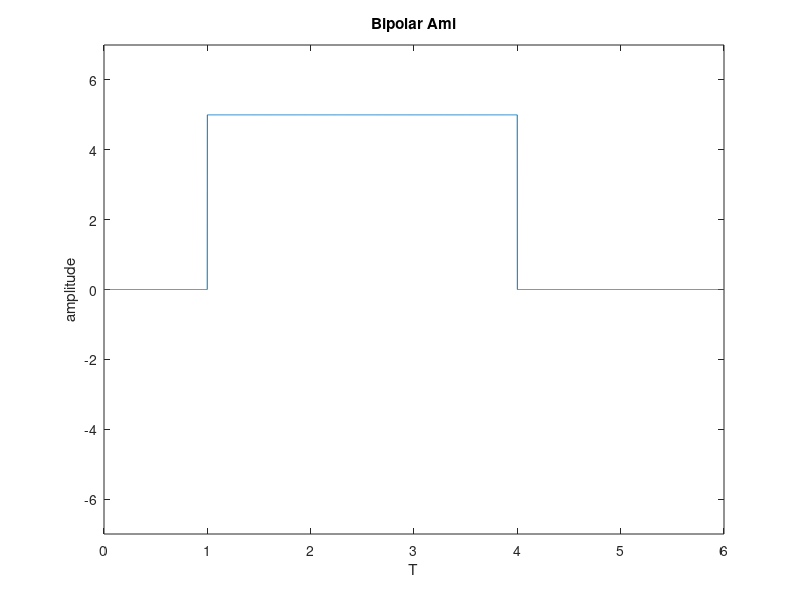

Write the MATLAB code that produced this figure.
clc;
clear all;
close all;

bits=[0 1 0 0 1 0];
volt=5;
bitrate=1;
len=length(bits);
n=1000;
totoll=n*len;
dt=1/n;
t=0:dt:len;
x=zeros(1,length(t));
tmp=0;
lastbit=-volt;
for i=1:len
    if bits(i)==1 
        if  tmp~=0
           x((i-1)*n+1:i*n)=0;
           tmp=0;
        else
           x((i-1)*n+1:i*n)=-lastbit;
           lastbit=-lastbit;
           tmp=lastbit;
        end
    else
        x((i-1)*n+1:i*n)=tmp;
    end
end
plot(t,x);
ylim([-7,7]);
xlabel('T');
ylabel('amplitude');
title('Bipolar Ami');

% hoi ni nicher gula
index=0;
last=0;
state=-volt;
for i=1:length(t)
    if t(i)>index
        index=index+1;
        if x(i)==last
           res(index)=0;
        else
            res(index)=1;
            if abs(last)==volt
                last=0;
            else
                last=-state;
                state=last;
            end
        end
    end
end

disp(res);



